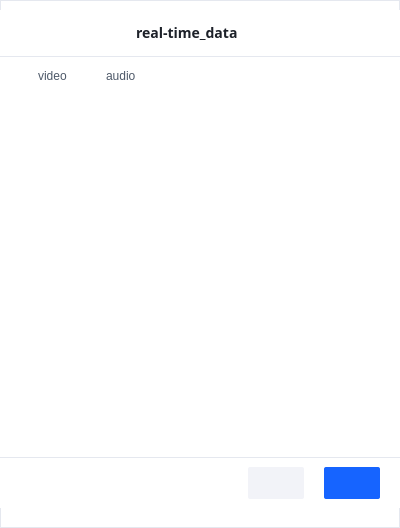
<?xml version="1.0" encoding="UTF-8"?>
<ui version="4.0">
 <class>VideoCallData</class>
 <widget class="QWidget" name="VideoCallData">
  <property name="windowModality">
   <enum>Qt::WindowModal</enum>
  </property>
  <property name="geometry">
   <rect>
    <x>0</x>
    <y>0</y>
    <width>400</width>
    <height>528</height>
   </rect>
  </property>
  <property name="minimumSize">
   <size>
    <width>400</width>
    <height>350</height>
   </size>
  </property>
  <property name="maximumSize">
   <size>
    <width>400</width>
    <height>528</height>
   </size>
  </property>
  <property name="windowTitle">
   <string>Form</string>
  </property>
  <property name="layoutDirection">
   <enum>Qt::LeftToRight</enum>
  </property>
  <property name="styleSheet">
   <string notr="true">#VideoCallData{
	border:1px solid #E5E8EF;
}

QWidget{
background:#FFFFFF;
}

*{
	font-family : 'Microsoft YaHei';
	font-size:12px;
    color:#4E5969;
	outline:0px;
}

#content_widget{
background:#FFFFFF;
}

#lbl_title{
	font-size: 14px;
	color: #1D2129;
}
#btn_cancel{
background: #F2F3F8;
border-radius: 2px;
}

#btn_confirm{
	color:#fff;
	background: #1664FF;
	border-radius: 2px;
}

QScrollArea
{
border:none;
}

QScrollBar:vertical 
{
border: none;
background:#FFFFFF;
width: 4px;
margin: 0px;
}
QScrollBar::handle:vertical { 
	background:#C9C9C9; 
    min-height: 20px;
	width: 4px;
	border-radius:2px;
}
QScrollBar::add-line:vertical {background-color: 
#FFFFFF;height: 4px;}
QScrollBar::sub-line:vertical {background-color: 
#FFFFFF;height: 4px;}
QScrollBar::up-arrow:vertical, QScrollBar::down-arrow:vertical 
{height: 0px;}
QScrollBar::add-page:vertical, QScrollBar::sub-page:vertical 
{background: #FFFFFF;}
</string>
  </property>
  <layout class="QVBoxLayout" name="verticalLayout_5">
   <property name="spacing">
    <number>0</number>
   </property>
   <property name="leftMargin">
    <number>0</number>
   </property>
   <property name="topMargin">
    <number>10</number>
   </property>
   <property name="rightMargin">
    <number>0</number>
   </property>
   <property name="bottomMargin">
    <number>20</number>
   </property>
   <item>
    <widget class="QWidget" name="top_widget" native="true">
     <property name="minimumSize">
      <size>
       <width>0</width>
       <height>46</height>
      </size>
     </property>
     <property name="maximumSize">
      <size>
       <width>9999</width>
       <height>46</height>
      </size>
     </property>
     <layout class="QHBoxLayout" name="horizontalLayout">
      <property name="leftMargin">
       <number>9</number>
      </property>
      <item>
       <spacer name="horizontalSpacer">
        <property name="orientation">
         <enum>Qt::Horizontal</enum>
        </property>
        <property name="sizeHint" stdset="0">
         <size>
          <width>301</width>
          <height>20</height>
         </size>
        </property>
       </spacer>
      </item>
      <item>
       <widget class="QLabel" name="lbl_title">
        <property name="font">
         <font>
          <family>Microsoft YaHei</family>
          <pointsize>-1</pointsize>
          <weight>75</weight>
          <bold>true</bold>
         </font>
        </property>
        <property name="text">
         <string>real-time_data</string>
        </property>
       </widget>
      </item>
      <item>
       <spacer name="horizontalSpacer_2">
        <property name="orientation">
         <enum>Qt::Horizontal</enum>
        </property>
        <property name="sizeHint" stdset="0">
         <size>
          <width>301</width>
          <height>20</height>
         </size>
        </property>
       </spacer>
      </item>
      <item>
       <widget class="QPushButton" name="btn_close">
        <property name="minimumSize">
         <size>
          <width>20</width>
          <height>20</height>
         </size>
        </property>
        <property name="maximumSize">
         <size>
          <width>20</width>
          <height>20</height>
         </size>
        </property>
        <property name="styleSheet">
         <string notr="true">#btn_close{border: none;}</string>
        </property>
        <property name="text">
         <string/>
        </property>
        <property name="icon">
         <iconset resource="../resource/video_call_resource.qrc">
          <normaloff>:/img/videocall_close</normaloff>:/img/videocall_close</iconset>
        </property>
       </widget>
      </item>
     </layout>
    </widget>
   </item>
   <item>
    <widget class="QWidget" name="option" native="true">
     <property name="styleSheet">
      <string notr="true">#option{
	border-top:1px solid #E5E8EF;
}

QRadioButton::indicator{
width: 12px;
height: 12px; 
border-radius: 6px;
}
QRadioButton::indicator:checked{
image: url(:/img/videocall_radio_button_checked);
}
QRadioButton::indicator:unchecked{
image: url(:/img/videocall_radio_button_unchecked);
}</string>
     </property>
     <layout class="QHBoxLayout" name="horizontalLayout_2">
      <property name="spacing">
       <number>20</number>
      </property>
      <property name="leftMargin">
       <number>20</number>
      </property>
      <property name="topMargin">
       <number>10</number>
      </property>
      <property name="rightMargin">
       <number>20</number>
      </property>
      <item>
       <widget class="QRadioButton" name="videoButton">
        <property name="maximumSize">
         <size>
          <width>65</width>
          <height>20</height>
         </size>
        </property>
        <property name="text">
         <string>video</string>
        </property>
        <property name="checkable">
         <bool>true</bool>
        </property>
        <property name="checked">
         <bool>true</bool>
        </property>
       </widget>
      </item>
      <item>
       <widget class="QRadioButton" name="audioButton">
        <property name="maximumSize">
         <size>
          <width>65</width>
          <height>20</height>
         </size>
        </property>
        <property name="text">
         <string>audio</string>
        </property>
        <property name="checkable">
         <bool>true</bool>
        </property>
       </widget>
      </item>
      <item>
       <spacer name="horizontalSpacer_3">
        <property name="orientation">
         <enum>Qt::Horizontal</enum>
        </property>
        <property name="sizeHint" stdset="0">
         <size>
          <width>40</width>
          <height>20</height>
         </size>
        </property>
       </spacer>
      </item>
     </layout>
    </widget>
   </item>
   <item>
    <widget class="QScrollArea" name="scrollArea">
     <property name="frameShape">
      <enum>QFrame::NoFrame</enum>
     </property>
     <property name="horizontalScrollBarPolicy">
      <enum>Qt::ScrollBarAlwaysOff</enum>
     </property>
     <property name="widgetResizable">
      <bool>true</bool>
     </property>
     <widget class="QWidget" name="content_widget">
      <property name="geometry">
       <rect>
        <x>0</x>
        <y>0</y>
        <width>400</width>
        <height>362</height>
       </rect>
      </property>
      <layout class="QVBoxLayout" name="verticalLayout">
       <property name="spacing">
        <number>0</number>
       </property>
       <property name="leftMargin">
        <number>20</number>
       </property>
       <property name="topMargin">
        <number>0</number>
       </property>
       <property name="rightMargin">
        <number>20</number>
       </property>
       <property name="bottomMargin">
        <number>0</number>
       </property>
      </layout>
     </widget>
    </widget>
   </item>
   <item>
    <widget class="QWidget" name="confirmWidget" native="true">
     <property name="styleSheet">
      <string notr="true">#confirmWidget{
	border-top:1px solid #E5E8EF;
}
</string>
     </property>
     <layout class="QHBoxLayout" name="horizontalLayout_14">
      <property name="spacing">
       <number>20</number>
      </property>
      <property name="topMargin">
       <number>10</number>
      </property>
      <property name="rightMargin">
       <number>20</number>
      </property>
      <item>
       <spacer name="horizontalSpacer_14">
        <property name="orientation">
         <enum>Qt::Horizontal</enum>
        </property>
        <property name="sizeHint" stdset="0">
         <size>
          <width>40</width>
          <height>20</height>
         </size>
        </property>
       </spacer>
      </item>
      <item>
       <widget class="QPushButton" name="btn_cancel">
        <property name="minimumSize">
         <size>
          <width>56</width>
          <height>32</height>
         </size>
        </property>
        <property name="maximumSize">
         <size>
          <width>56</width>
          <height>32</height>
         </size>
        </property>
       </widget>
      </item>
      <item>
       <widget class="QPushButton" name="btn_confirm">
        <property name="minimumSize">
         <size>
          <width>56</width>
          <height>32</height>
         </size>
        </property>
        <property name="maximumSize">
         <size>
          <width>56</width>
          <height>32</height>
         </size>
        </property>
       </widget>
      </item>
     </layout>
    </widget>
   </item>
  </layout>
 </widget>
 <resources>
  <include location="../resource/video_call_resource.qrc"/>
 </resources>
 <connections>
  <connection>
   <sender>btn_close</sender>
   <signal>clicked()</signal>
   <receiver>VideoCallData</receiver>
   <slot>onClose()</slot>
   <hints>
    <hint type="sourcelabel">
     <x>697</x>
     <y>25</y>
    </hint>
    <hint type="destinationlabel">
     <x>956</x>
     <y>114</y>
    </hint>
   </hints>
  </connection>
  <connection>
   <sender>btn_confirm</sender>
   <signal>clicked()</signal>
   <receiver>VideoCallData</receiver>
   <slot>onConfirm()</slot>
   <hints>
    <hint type="sourcelabel">
     <x>20</x>
     <y>20</y>
    </hint>
    <hint type="destinationlabel">
     <x>20</x>
     <y>20</y>
    </hint>
   </hints>
  </connection>
  <connection>
   <sender>btn_cancel</sender>
   <signal>clicked()</signal>
   <receiver>VideoCallData</receiver>
   <slot>onCancel()</slot>
   <hints>
    <hint type="sourcelabel">
     <x>20</x>
     <y>20</y>
    </hint>
    <hint type="destinationlabel">
     <x>20</x>
     <y>20</y>
    </hint>
   </hints>
  </connection>
 </connections>
 <slots>
  <slot>onClose()</slot>
  <slot>onConfirm()</slot>
  <slot>onCancel()</slot>
 </slots>
</ui>
